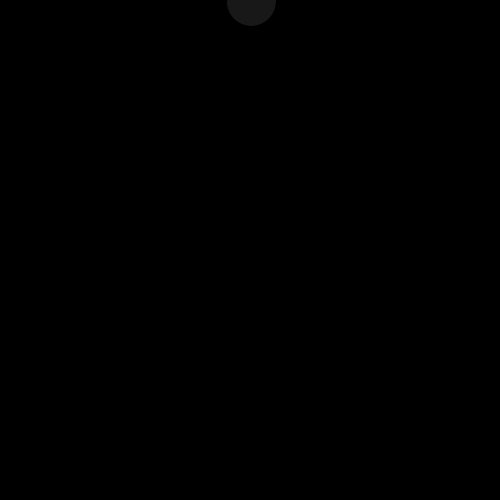
Frame 1 (no input)
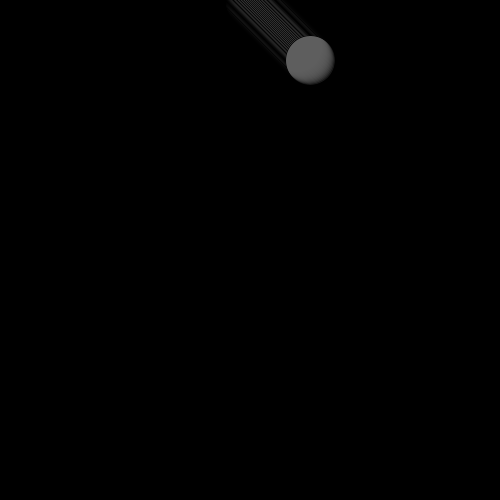
Frame 60 (the mouse pressed at the canvas centre just before this capture)
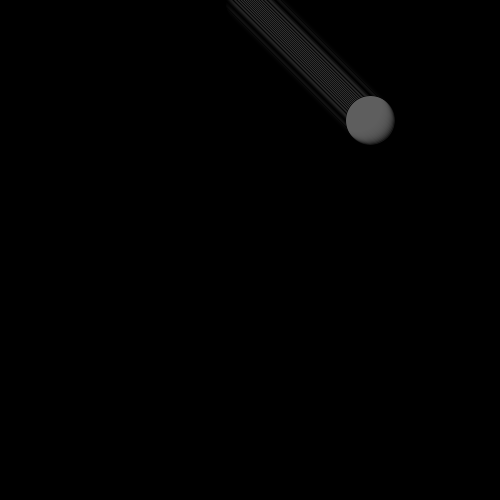
Frame 120 (the mouse held since frame 60 and released just before this capture)

The Processing sketch that drew these frames (run headless with seeded random() and noise(); from frame 60 on, the mouse is pressed at the canvas centre):

// Processing sketch: processing_8148
// ── processing_8148.pde

// Keith O'Hara <kohara@bard.edu>
// March 8 Lecture

float x, y;

void setup()
{
  size(500, 500);
  smooth();
  x = width/2;
  y = 0;
  background(0);
  fill(96, 64);
}

void draw()
{ 
  x = x + 1;
  y = y + 1;
  
  x = constrain(x, 0, width);
  y = constrain(y, 0, height);
  
  ellipse(x, y, 50, 50);
}
